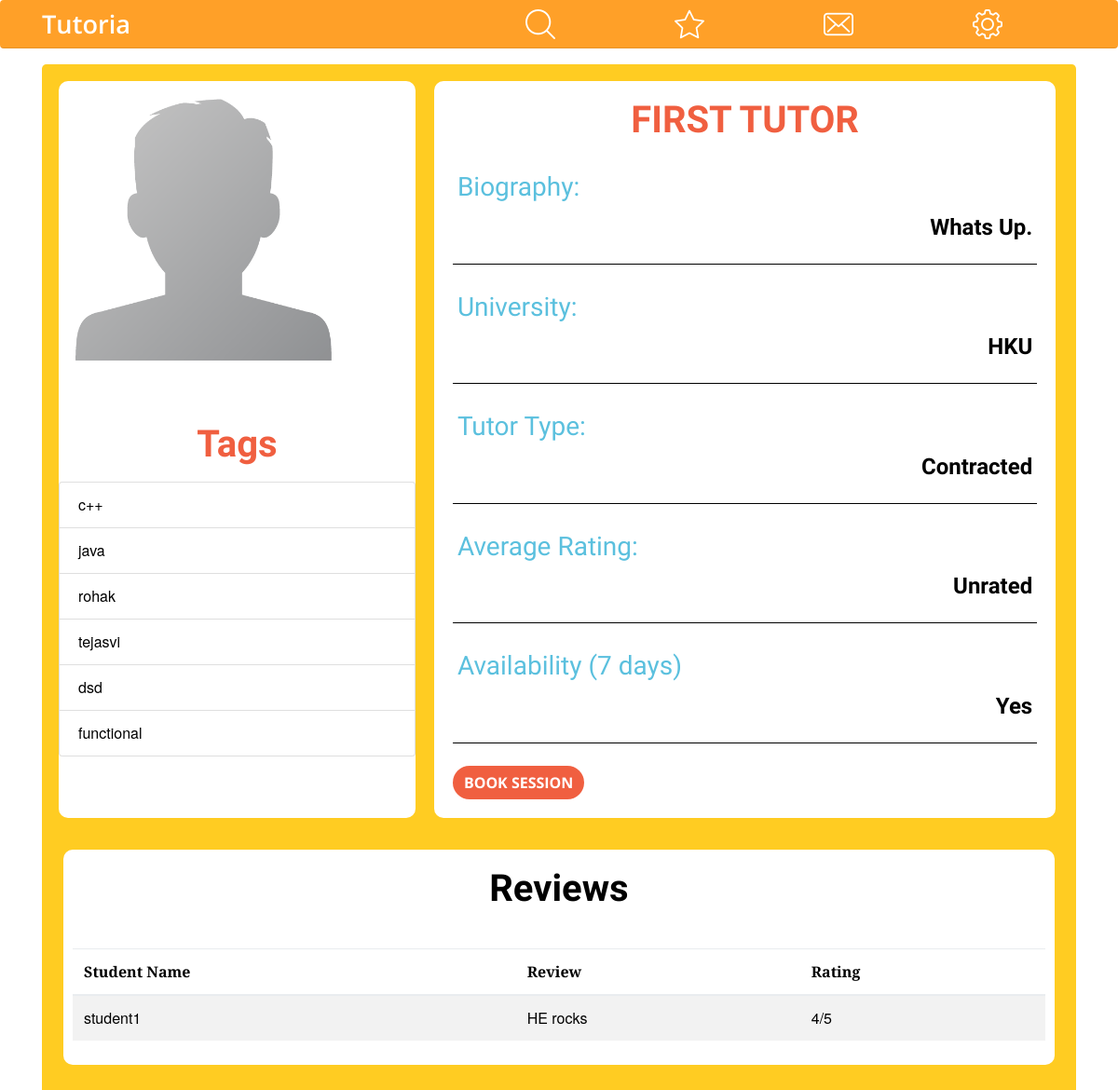
The app's page /tutoria/view_profile/1/ (signed in) with its own data.
### tutoria/models.py (models this page shows, shortened)
class Tutor(models.Model):
    last_name = models.CharField(max_length=100, default="")
    first_name = models.CharField(max_length=100, default="")
    username = models.CharField(max_length=100)
    biography = models.CharField(max_length=10000)
    university = models.CharField(max_length=100)
    tutortype = models.CharField(max_length=10)
    isStudent = models.BooleanField(default=False)
    rate = models.IntegerField(default=0)
    course = models.ManyToManyField(Course)
    phoneNumber = models.IntegerField(default=99999999)
    avatar = models.FileField(default='anonymous.png')
    isHidden =  models.BooleanField(default=False)
    rating = models.DecimalField(decimal_places=2,max_digits=3,default=0)
    hasRating = models.BooleanField(default=False)
    tags = models.CharField(max_length=10000, default="")

class Review(models.Model):
    student = models.ForeignKey(Student, on_delete=models.CASCADE)
    tutor = models.ForeignKey(Tutor, on_delete=models.CASCADE)
    text = models.CharField(max_length=250)
    rating = models.IntegerField()

class Student(models.Model):
    name = models.CharField(max_length=100, default="")
    username = models.CharField(max_length=100)
    isTutor = models.BooleanField(default=False)
    phoneNumber = models.DecimalField(decimal_places=0, max_digits=10, default=99999999)
    avatar = models.FileField(default='anonymous.png')

### tutoria/views.py (the view)
# urls.py: url(r'^view_profile/(?P<tutor_id>[0-9]+)/$', views.view_tutor_profile, name='view_profile'),
@login_required(redirect_field_name='/tutoria/dashboard')
def view_tutor_profile(request, tutor_id):
    tutor = get_object_or_404(Tutor, pk=tutor_id)
    tags = tutor.tags.split(',');
    print(tags)
    reviews=Review.objects.filter(tutor=tutor)
    hasRating=False
    available = True
    if len(reviews)>3:
        hasRating=True
    num=len(Session.objects.filter(tutor=tutor))
    if tutor.tutortype == "private" and num == 56:
        available = False
    elif tutor.tutortype == "contracted" and num == 112:
        available = False
    context = {
        'tutor':tutor,
        'reviews':reviews[::-1],
        'hasRating':hasRating,
        'tags' :tags[:6],
        'isAvailable': available
    }
    if request.user.username == tutor.username:
        return render(request, 'tutoria/profile/t_view_profile.html', context)
    else:
        return render(request, 'tutoria/profile/s_view_profile.html', context)

### tutoria/templates/tutoria/profile/s_view_profile.html (shortened to what this page needs)
{% extends 'tutoria/base.html' %}
{% block body %}
<main role="main" class="container">
  <div class="jumbotron main-container page-title">
    <div class="container">
            <div class="row">
                  <div class="row profile-container" >
                      <div class="profile-pic">
                          <img src="{{tutor.avatar.url}}" alt="" class="img-rounded img-responsive" />
                      </div>
                      <br><br>
                      <div class="">
                        <h1><a href="#"> Tags</a></h1>
                        <ul class="list-group">
                          {% for tag in tags %}
                            <li class="list-group-item">{{tag}}</li>
                          {% endfor %}
                        </ul>
                      </div>
                  </div>
                  <div class="profile-container-deets">
                          <h1><a href="#">{{tutor.first_name}} {{tutor.last_name}}</a></h1>
                          <div class="profile-sub-deets">
                              <div class="detail"><h3>Biography:</h3><p>{{tutor.biography}}</p></div><br>
                              <div class="detail"><h3>University:</h3> <p>{{tutor.university}}</p></div><br>
                              <div class="detail"><h3>Tutor Type:</h3> <p>{{tutor.tutortype}}</p></div><br>
                          {% if tutor.hasRating  %}
                            <div class="detail"><h3>Average Rating:</h3><p>{{tutor.rating}}</p></div><br>
                          {% else %}
                            <div class="detail"><h3>Average Rating:</h3><p>Unrated</p></div><br>
                          {% endif %}
                          {% if isAvailable  %}
                            <div class="detail"><h3>Availability (7 days)</h3><p>Yes</p></div><br>
                          {% else %}
                            <div class="detail"><h3>Availability (7 days)</h3><p>No</p></div><br>
                          {% endif %}
                          <div class="btn-group">
                              <a class="btn btn-primary" href="/tutoria/view_timetable/{{tutor.id}}">Book Session</a>
                          </div>
                  </div>
            </div>
    </div>
    <br>
    <div class="reviews-container">
                <h1>Reviews</h1>
                <br>
          <table class="table table-striped">
            <thead>
              <tr>
                <th>Student Name</th>
                <th>Review</th>
                <th>Rating</th>
              </tr>
            </thead>
            <tbody>
              {% for rev in reviews %}
                <tr>
                  <td>{{rev.student.username}}</td>
                  <td>{{rev.text}}</td>
                  <td>{{rev.rating}}/5</td>
                </tr>
              {% endfor %}
            </tbody>
          </table>
    </div>
  </div>
</main>
{% endblock %}

### tutoria/static/css/creative.css (style rules this page uses)
body, html { width: 100%; height: 100%; }
body { font-family: 'Merriweather', 'Helvetica Neue', Arial, sans-serif; }
a { color: #F05F40; -webkit-transition: all 0.2s; -moz-transition: all 0.2s; transition: all 0.2s; }
h1, h2, h3, h4, h5, h6 { font-family: 'Oswald', sans-serif; font-weight: 500; }
label,p { font-family: 'Hind', sans-serif; font-weight: 600; }
.page-title h1 { font-weight: 800; padding: 0.5rem; text-align: center; }
.main-container { background: #fc2; margin-top: 69px; padding: 0.5rem; }
.btn-primary { color:#fff;background-color:#337ab7;border-color:#2e6da4 }
.btn-group,.btn-group-vertical { position:relative;display:inline-block;vertical-align:middle }
.btn-group-vertical>.btn,.btn-group>.btn { position:relative;float:left }
.btn-group>.btn:first-child { margin-left:0 }
li { list-style-type: none; }
.profile-container { display: inline-block; margin: 10px; border-radius: 10px; background: #fff; }
.profile-container-deets { display: inline-block; float: right; margin: 10px; padding: 10px; border-radius: 10px; background: #fff; width: 61%; }
.profile-container-deets h1 { text-transform: uppercase; text-decoration: none; }
.profile-sub-deets { padding: 10px; }
.detail { padding: 5px; border-bottom: solid black; border-bottom-width: 0.5px; }
.profile-sub-deets h3 { color: #5bc0de; }
.row.profile-container { width: 35%; }
.profile-pic { padding: 10px; margin-right: auto; margin-right: auto; display: block; }
.profile-pic img { margin-right: auto; margin-right: auto; display: block; max-width:80%; }
.profile-sub-deets p { font-family: 'Hind', sans-serif; font-size: 24px; text-transform: capitalize; text-align: end; }
.reviews-container { padding: 10px; background-color: #fff; border-radius: 10px; }
body { -webkit-tap-highlight-color: #212529; }
.main-container { color: #000; padding-bottom: 60px; }
.btn { font-weight: 700; text-transform: uppercase; border: none; border-radius: 300px; font-family: 'Open Sans', 'Helvetica Neue', Arial, sans-serif; }
.btn-primary { background-color: #F05F40; border-color: #F05F40; }

### records on screen
Tutor: avatar (placeholder picture), first_name "FIRST", last_name "TUTOR", biography "Whats Up.", university "HKU", tutortype "Contracted"
Review: student.username "student1", text "HE rocks", rating "4"

### other values on screen
{{ tag }} "c++" "java" "rohak" "tejasvi" "dsd" "functional"
